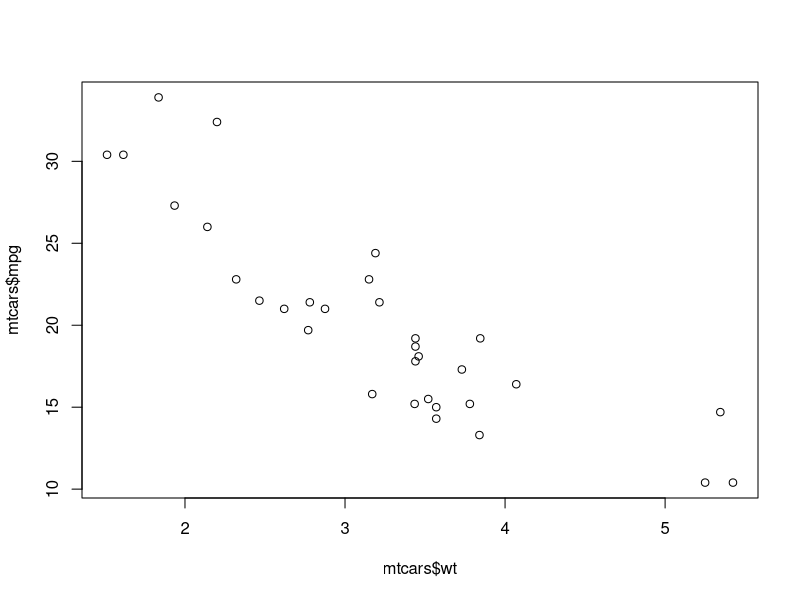
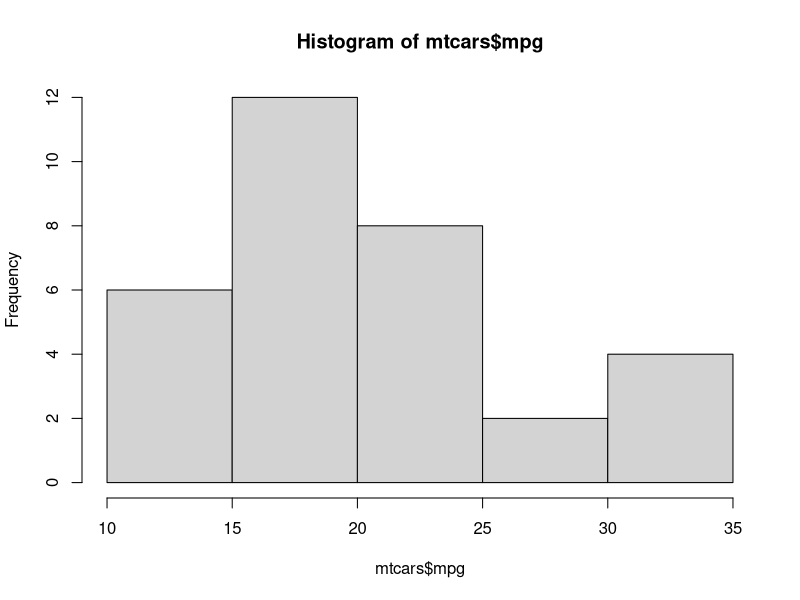

Generate these figures, in order, with R:
plot(mtcars$mpg ~ mtcars$wt)#This is a sample R Script for exercise in Git

#Load documentation from R's pre-loaded dataset
#Documentation appears in the help pane on RStudio
?mtcars

#Inspect the dataset in a view pane
View(mtcars)

#Calculate the average mpg of all cars in this dataset
mean(mtcars$mpg)

#Create a histogram for mpg variable in mtcars
hist(mtcars$mpg)

#Add some more code below as instructed, then commit to your repository